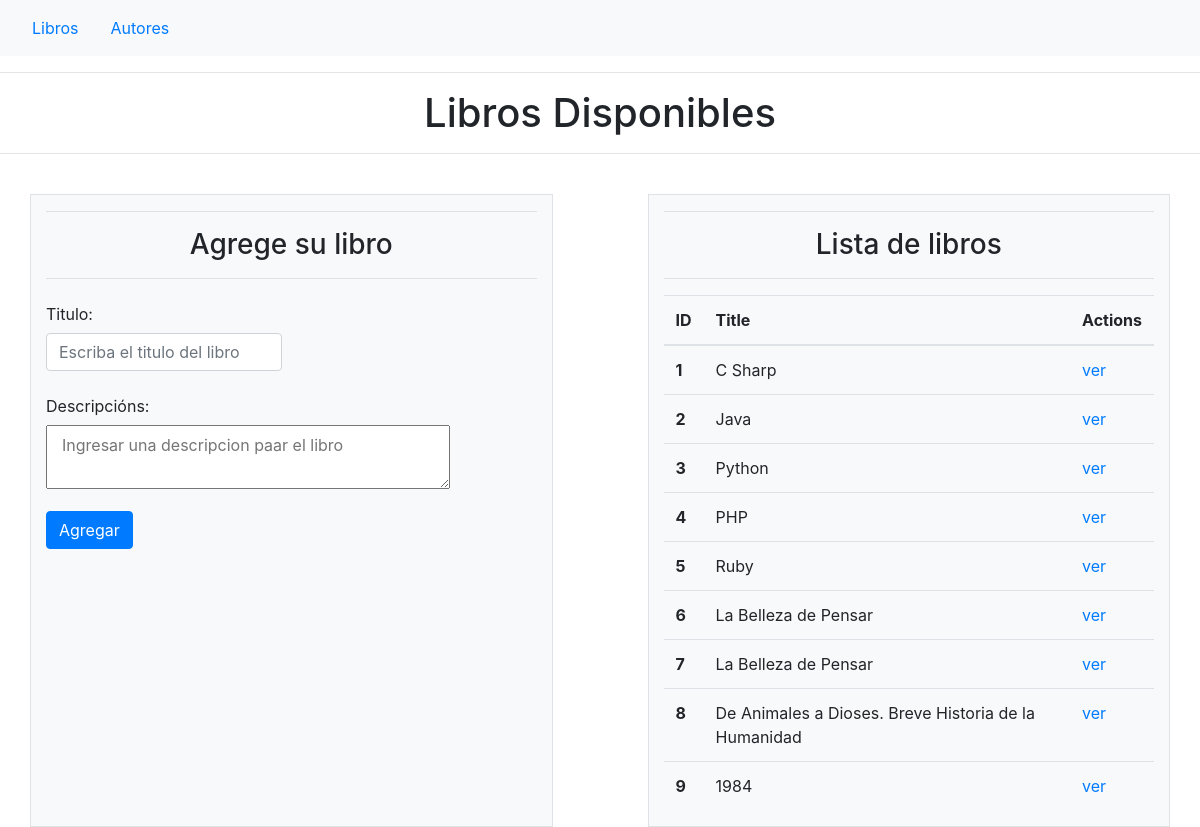
The page / on the database its author committed.
### books_authors_app/models.py (models this page shows)
class Libro(models.Model):
    title = models.CharField(max_length=255)
    desc = models.TextField()
    created_at = models.DateTimeField(auto_now_add=True)
    updated_at = models.DateTimeField(auto_now=True)

### books_authors_app/views.py (the view)
# urls.py: path('', views.view_books),
def view_books(request):
    libreria = Libro.objects.all() #descargo la lista de libros en base de datos
    context = {
        'lista' : libreria # envio todos los libros
    }
    return render(request, 'add_book.html', context)

### books_authors_app/templates/add_book.html (shortened to what this page needs)
<!DOCTYPE html>
<html lang="en">
<head>
    <link rel="stylesheet" href="https://stackpath.bootstrapcdn.com/bootstrap/4.1.3/css/bootstrap.min.css">
    {% load static %}
    <link rel="stylesheet" href="{% static 'css/style.css' %}">
</head>
<body>
    <div>
        <nav class="navbar navbar-light bg-light">
            <nav class="nav nav-pills flex-column flex-sm-row">
                <a class="flex-sm-fill text-sm-center nav-link " href="/">Libros</a>
                <a class="flex-sm-fill text-sm-center nav-link " href="/view_authors">Autores</a>
            </nav>
        </nav>
    </div>
    <hr>
    <h1 class="text-center">Libros Disponibles</h1>
    <hr>
    <br>
    <div id="container" class="container justify-content-md-center">
        <div class="row">
            <div id="formulario" class="col bg-light border">
                <hr>
                <h3 class="text-center">Agrege su libro</h3>
                <hr>
                <form action="add_book" method="POST">
                    <div class="form-group row">
                        <label for="titulo_libro" class="col-sm-3 col-form-label">Titulo:</label>
                        <div class="col-sm-10 text-center">
                            <input type="text" name="titulo_libro" class="form-control col-7" id="titulo_libro" placeholder="Escriba el titulo del libro" required>
                        </div>
                    </div>
                    <div class="form-group row">
                        <label for="descripcion_libro" class="col-sm-3 col-form-label">Descripcións:</label>
                        <div class="col-10">
                            <textarea id="descripcion_libro" name="descripcion_libro" class="col-sm-12 col-form-label row-6" placeholder="Ingresar una descripcion paar el libro" required></textarea>
                        </div>
                    </div>
                    <div class="form-group row">
                        <div class="col-sm-10">
                            <button type="submit" class="btn btn-primary">Agregar</button>
                        </div>
                    </div>
                </form>
            </div>
            <div id="tabla" class="col offset-md-1 bg-light border">
                <hr>
                <h3 class="text-center">Lista de libros</h3>
                <hr>
                <table class="table">
                    <thead>
                        <tr>
                            <th scope="col">ID</th>
                            <th scope="col">Title</th>
                            <th scope="col">Actions</th>
                        </tr>
                    </thead>
                    <tbody>
                        {% for dato in lista %}
                        <tr>
                            <th scope="row"> {{ dato.id }} </th>
                            <td> {{dato.title}} </td>
                            <td>
                                <a href="view_book/{{dato.id}}">ver</a>
                            </td>
                        </tr>
                        {% endfor %}
                    </tbody>
                </table>
            </div>
        </div>
    </div>
</body>
</html>

### rows shown on the page
Libro: id "1", title "C Sharp"
Libro: id "2", title "Java"
Libro: id "3", title "Python"
Libro: id "4", title "PHP"
Libro: id "5", title "Ruby"
Libro: id "6", title "La Belleza de Pensar"
Libro: id "7", title "La Belleza de Pensar"
Libro: id "8", title "De Animales a Dioses. Breve Historia de la Humanidad"
Libro: id "9", title "1984"
